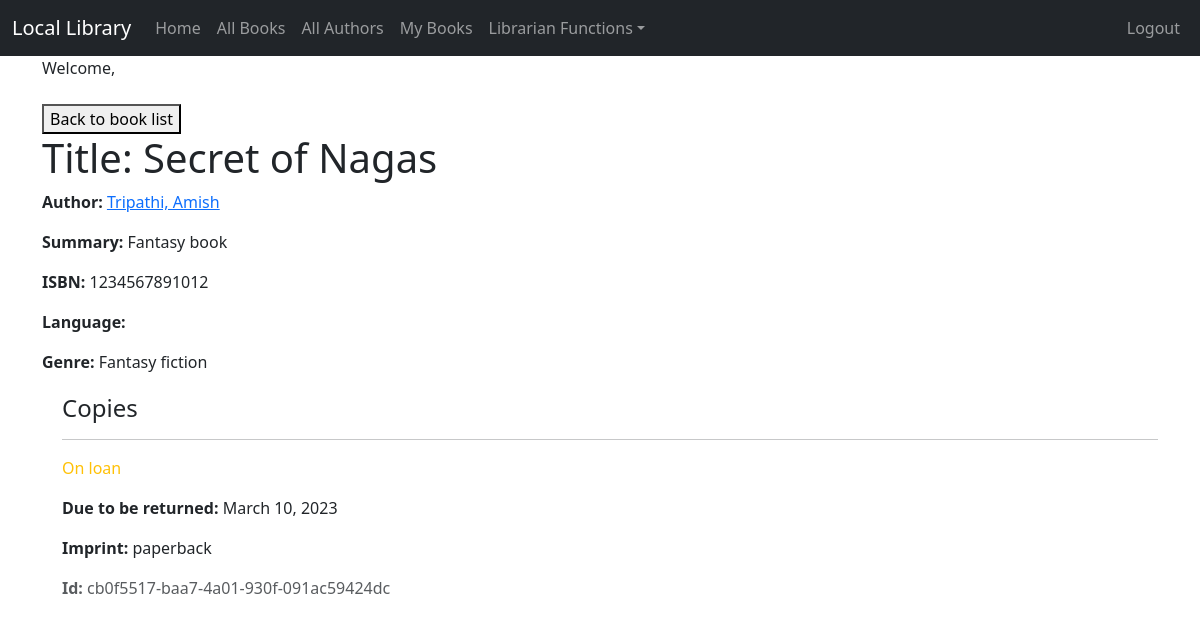
Page /book_detail/2 (signed in) on the committed database.
### catalog/models.py (models this page shows, shortened)
class Book(models.Model):
    title = models.CharField(max_length=200)
    author = models.ForeignKey('Author', on_delete=models.RESTRICT, null=True)
    summary = models.TextField(max_length=1000, default=True, help_text='Enter a brief description of the book')
    isbn = models.CharField('ISBN', max_length=13, unique=True, default=True,
                            help_text='13 Character <a href="https://www.isbn-international.org/content/what-isbn">ISBN number</a>')
    genre = models.ManyToManyField(Genre, help_text='Select a genre for this book')
    book_image = models.ImageField(upload_to='images/', null=True, blank=True)

class Author(models.Model):
    first_name = models.CharField(max_length=100)
    last_name = models.CharField(max_length=100)
    date_of_birth = models.DateField(null=True, blank=True)
    date_of_death = models.DateField('Died', null=True, blank=True)
    author_image = models.ImageField(upload_to='images/', null=True, blank=True)
    class Meta:
        ordering = ['last_name', 'first_name']
    def get_absolute_url(self):
        return reverse('author_detail', args=[str(self.id)])
    def __str__(self):
        return f'{self.last_name}, {self.first_name}'

class Genre(models.Model):
    name = models.CharField(max_length=200, help_text='Enter a book genre (e.g. Science Fiction)')
    def __str__(self):
        return self.name

class BookInstance(models.Model):
    id = models.UUIDField(primary_key=True, default=uuid.uuid4,
                          help_text='Unique ID for this particular book across whole library')
    book = models.ForeignKey('Book', on_delete=models.RESTRICT, null=True)
    imprint = models.CharField(max_length=200)
    due_back = models.DateField(null=True, blank=True)
    LOAN_STATUS = (
        ('m', 'Maintenance'), ('o', 'On loan'), ('a', 'Available'), ('r', 'Reserved'),
    )
    status = models.CharField(
        max_length=1,
        choices=LOAN_STATUS,
        blank=True,
        default='m',
        help_text='Book availability',
    )
    borrower = models.ForeignKey(User,
        on_delete=models.SET_NULL, null=True, blank=True)
    class Meta:
        ordering = ['due_back']

### catalog/views.py (the view)
# urls.py: path('book_detail/<int:pk>', views.BookDetailView.as_view(), name='book_detail'),
class BookDetailView(LoginRequiredMixin, generic.DetailView):
    model = Book

### catalog/templates/catalog/book_detail.html (shortened to what this page needs)
{% extends "catalog/base.html" %}
{% block content %}
    <button><a class="nav-link" href="{% url 'book_list' %}">Back to book list</a></button>
  <h1>Title: {{ book.title }}</h1>
  <p><strong>Author:</strong> <a href="{{ book.author.get_absolute_url }}">{{ book.author }}</a></p>
  <p><strong>Summary:</strong> {{ book.summary }}</p>
  <p><strong>ISBN:</strong> {{ book.isbn }}</p>
  <p><strong>Language:</strong> {{ book.language }}</p>
  <p><strong>Genre:</strong> {{ book.genre.all|join:", " }}</p>
  <div style="margin-left:20px;margin-top:20px">
    <h4>Copies</h4>
    {% if book.bookinstance_set.exists %}
         {% for copy in book.bookinstance_set.all %}
          <hr>
          <p class="{% if copy.status == 'a' %}text-success{% elif copy.status == 'm' %}text-danger{% else %}text-warning{% endif %}">
            {{ copy.get_status_display }}
          </p>
          {% if copy.status != 'a' %}
            <p><strong>Due to be returned:</strong> {{ copy.due_back }}</p>
          {% endif %}
          <p><strong>Imprint:</strong> {{ copy.imprint }}</p>
          <p class="text-muted"><strong>Id:</strong> {{ copy.id }}</p>
        {% endfor %}
    {% else %}
          <p>No Copies Available</p>
    {% endif %}
  </div>
{% endblock %}

### rows in the picture
Book: title "Secret of Nagas", author "Tripathi, Amish", summary "Fantasy book", isbn "1234567891012", genre.all "Fantasy fiction"
BookInstance: status "On loan", due_back "March 10, 2023", imprint "paperback", id "cb0f5517-baa7-4a01-930f-091ac59424dc"
